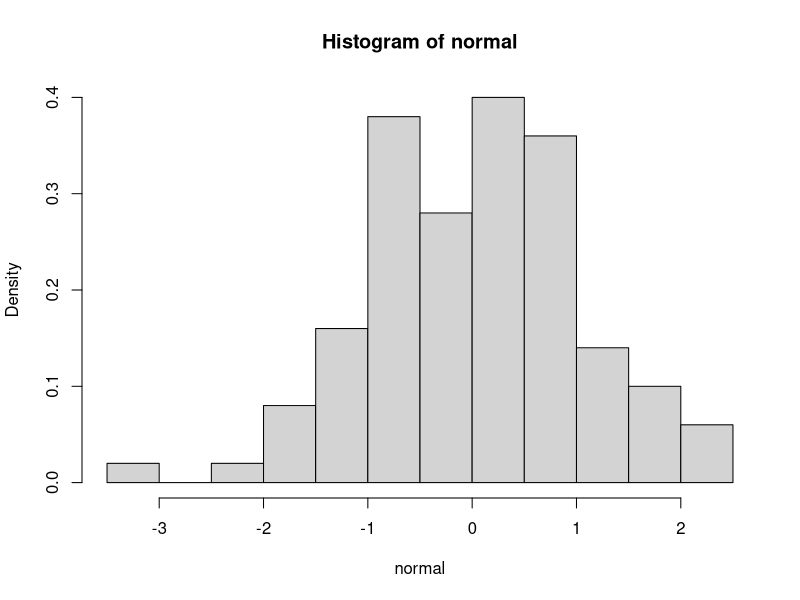
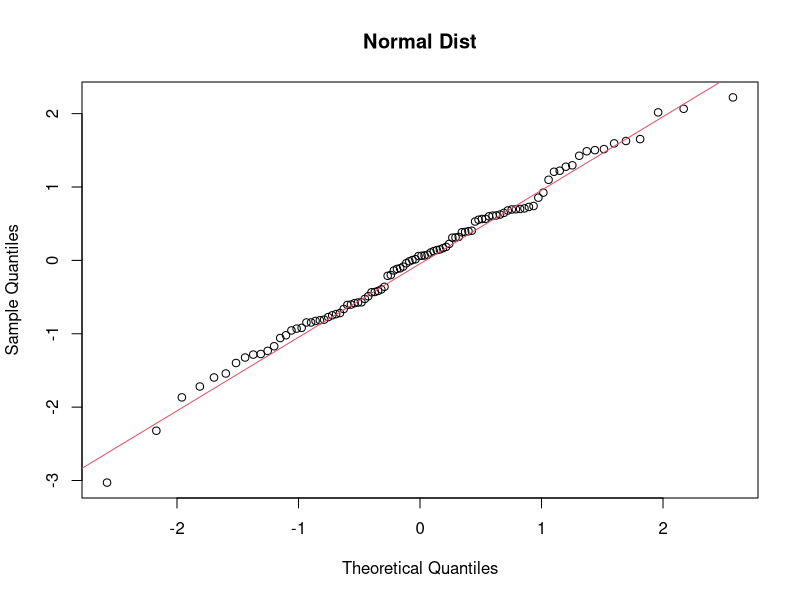
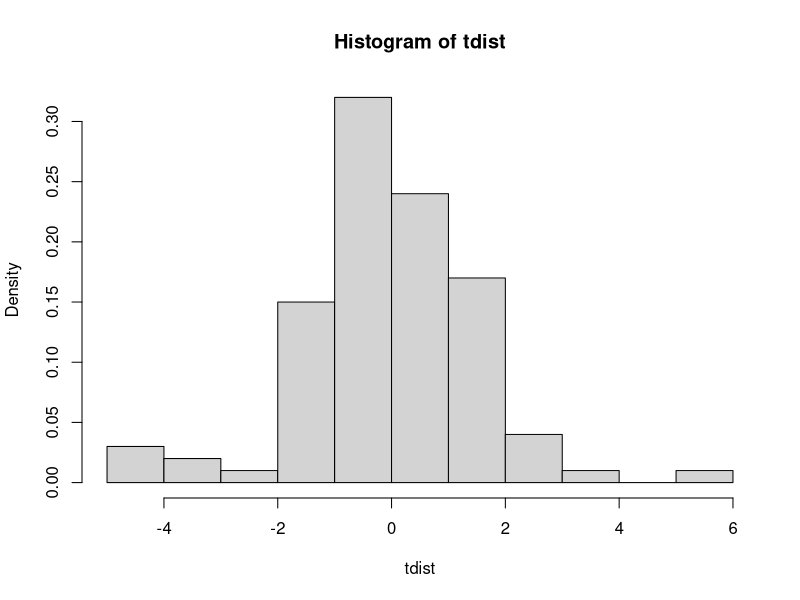
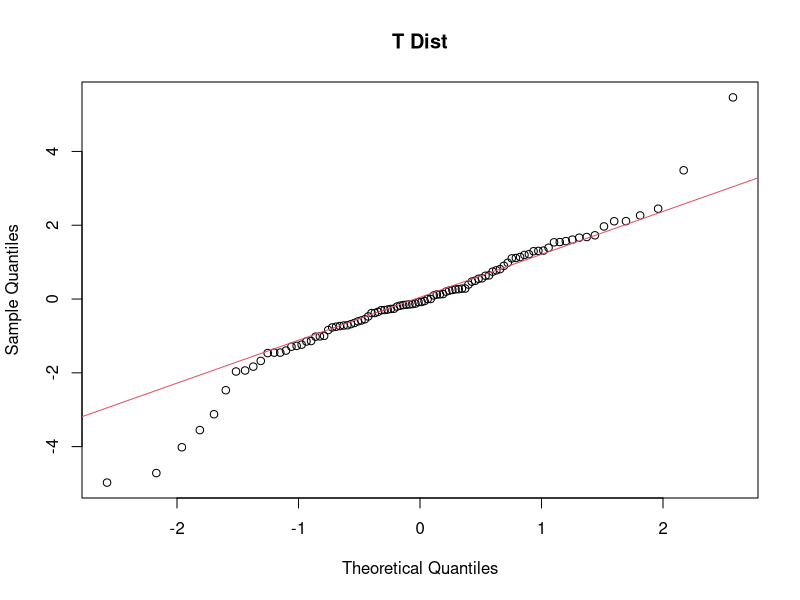

Source code (R) for these figures, in order:
########### Проверка за нормалност ##########

normal<-rnorm(100)
hist(normal,probability = TRUE)
qqnorm(normal,main = "Normal Dist")
qqline(normal,col=2)

tdist<-rt(100,df=3)
hist(tdist,probability = TRUE)
qqnorm(tdist,main = "T Dist")
qqline(tdist,col=2)

shapiro.test(normal)
shapiro.test(tdist)
